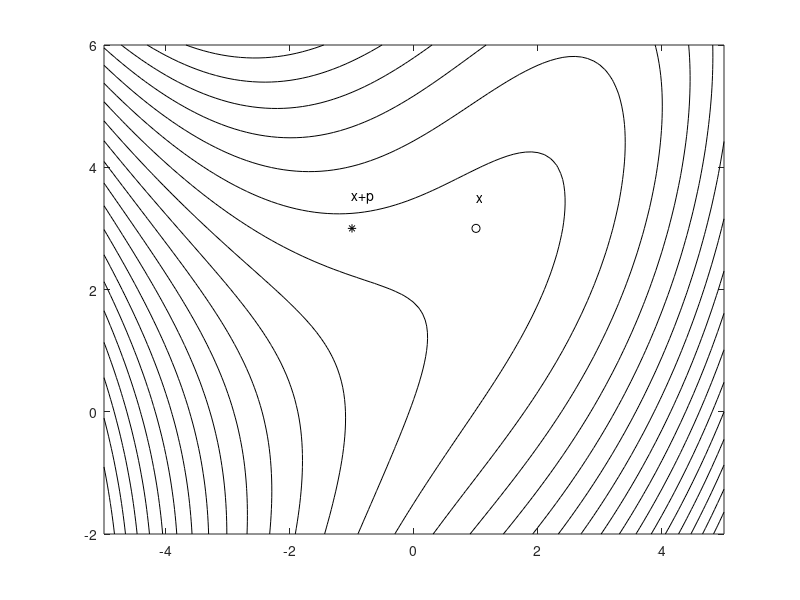

Write MATLAB code to recreate this figure.
% CONTOUREXAMPLE   Show contour plot of example in class used for illustrating
% Taylor's Theorem.

f = @(x,y) x.^3/3 - 2*x.*y + 5*x + y.^2 - 2*y;

x = -5:.1:5;
y = -2:.1:6;
[xx,yy] = meshgrid(x,y);

contour(x,y,f(xx,yy),30,'k')
hold on 
plot(1,3,'ko')
text(1,3+0.5,'x')
plot(1-2,3+0,'k*')
text(1-2,3+0+0.5,'x+p')
hold off

print -dpdf contourexample.pdf
